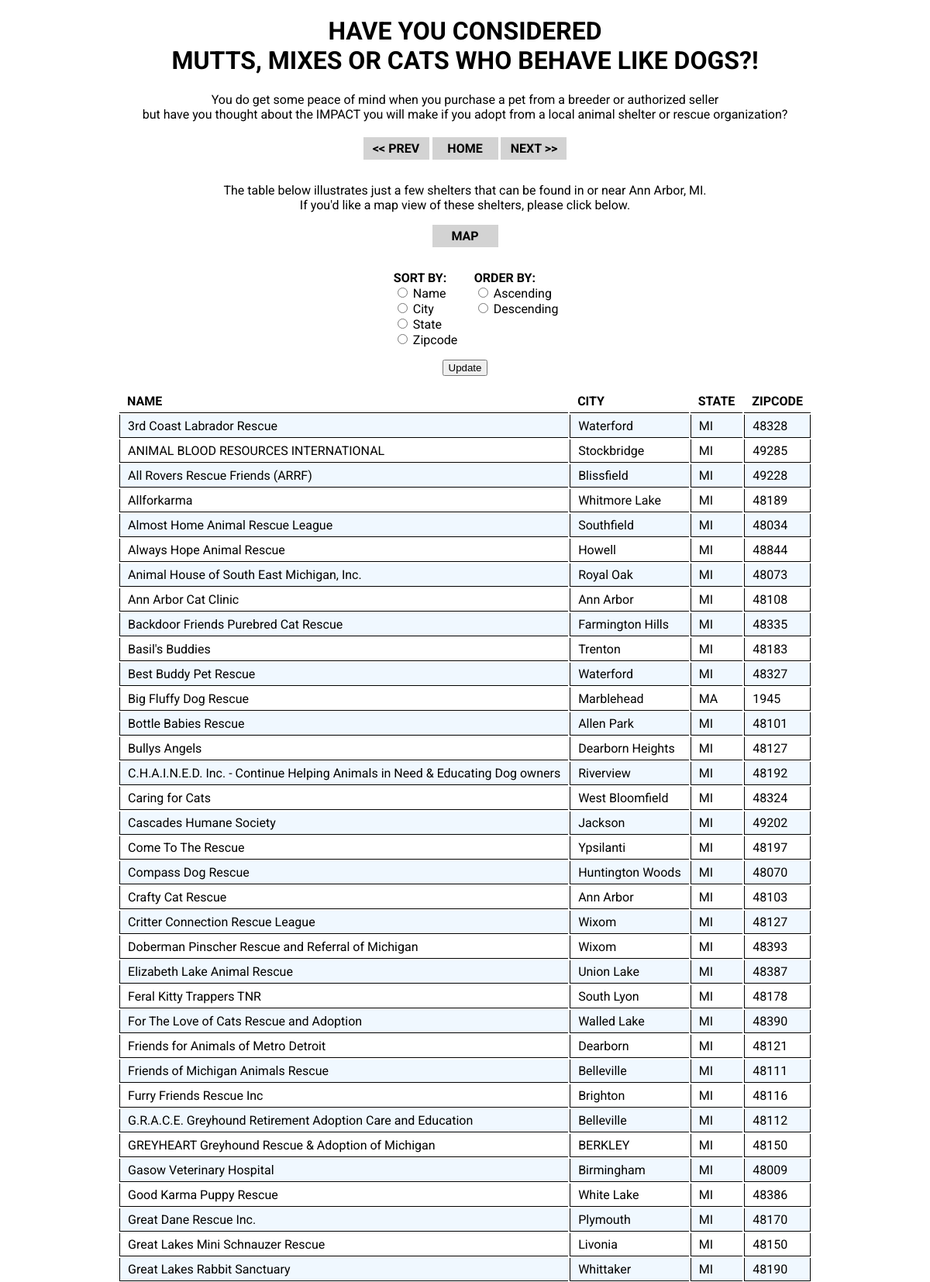
The app's page /rescue (upper part) with its own data.
### tables this page shows
CREATE TABLE 'shelter' (
		'shelter_id' INTEGER PRIMARY KEY AUTOINCREMENT,
		'name' TEXT,
		'id' TEXT,
		'city' INTEGER,
		'state' INTEGER,
		'zipcode' INTEGER,
		'latitude' TEXT,
		'longitude' TEXT
		);

CREATE TABLE 'city' (
		'city_id' INTEGER PRIMARY KEY AUTOINCREMENT,
		'name' TEXT
		);

CREATE TABLE 'state' (
		'state_id' INTEGER PRIMARY KEY AUTOINCREMENT,
		'name' TEXT
		);

### app.py (the view)
@app.route('/rescue', methods = ['GET', 'POST'])
def rescue():
	if request.method == "POST":
		sortby = request.form["sortby"]
		sortorder = request.form["sortorder"]
		shelter_list = model.get_shelters(sortby, sortorder)
	else:
		shelter_list = model.get_shelters()
	return render_template("rescue.html", shelter_list = shelter_list)

### model.py (called while the page is built)
def get_shelters(sortby = "name", sortorder = "asc"):
	DBNAME = "adoptable_dogs.db"
	try:
		conn = sqlite3.connect(DBNAME)
	except Error as e:
		print(e)
	cur = conn.cursor()
	stmt = """
		SELECT S.name, C.name, St.name, S.zipcode, S.latitude, S.longitude
		FROM shelter AS S
		JOIN city AS C
			ON S.city = C.city_id
		JOIN state AS St
			ON S.state = ST.state_id
	"""
	cur.execute(stmt)
	shelter_list = []
	for each in cur:
		shelter_list.append(each)
	if sortby == "name":
		sortcol = 0
	elif sortby == "city":
		sortcol = 1
	elif sortby == "state":
		sortcol = 2
	elif sortby == "zipcode":
		sortcol = 4
	else:
		sortcol = 0
	rev = (sortorder == 'desc')
	sorted_list = sorted(shelter_list, key = lambda row: row[sortcol], reverse = rev)
	conn.commit()
	conn.close()
	return sorted_list

### templates/rescue.html (shortened to what this page needs)
<!DOCTYPE html>
<html>
	<head>
		<link rel="stylesheet" href="/static/style.css">
	</head>
	<body>
		<div class = "header">
			<h1>HAVE YOU CONSIDERED<br/>MUTTS, MIXES OR CATS WHO BEHAVE LIKE DOGS?!</h1>
			<p>You do get some peace of mind when you purchase a pet from a breeder or authorized seller<br/>but have you thought about the IMPACT you will make if you adopt from a local animal shelter or rescue organization?</p>
		</div>
		<div class = "button">
			<p><a href = "/"><strong> << PREV</strong></a></p>
			<p><a href = "/"><strong>HOME</strong></a></p>
			<p><a href = "/breedschart"><strong>NEXT >> </strong></a></p>
		</div>
		<p class = "centertext">The table below illustrates just a few shelters that can be found in or near Ann Arbor, MI.<br/>
		If you'd like a map view of these shelters, please click below.</p>
		<div class = "button">
			<p><a href = "/rescuemap" target = "_blank"><strong>MAP</strong></a></p>
		</div>
		<form action = "/rescue" method = "POST" class = "sortform">
			<div class = "sort">
				<strong>SORT BY:</strong><br/>
				<input type="radio" name="sortby" value="name"/> Name <br/>
				<input type="radio" name="sortby" value="city"/> City <br/>
				<input type="radio" name="sortby" value="state"/> State <br/>
				<input type="radio" name="sortby" value="zipcode"/> Zipcode <br/>
			</div>
			<div class = "order">
				<strong>ORDER BY:</strong><br/>
				<input type="radio" name="sortorder" value="asc"/> Ascending <br/>
				<input type="radio" name="sortorder" value="desc"/> Descending <br/>
			</div>
			<div>
				<p class = "centertext"><input type="submit" name="update" value="Update"/></p>
			</div>
		</form>
		<div>
			<table class = "shelters">
				<tr>
					<th>NAME</th>
					<th>CITY</th>
					<th>STATE</th>
					<th>ZIPCODE</th>
				</tr>
				{% for each in shelter_list %}
				<tr>
					<td>{{each[0]}}</td>
					<td>{{each[1]}}</td>
					<td>{{each[2]}}</td>
					<td class = "lastcell">{{each[3]}}</td>
				</tr>
				{% endfor %}
			</table>
		</div>
	</body>
</html>

### static/style.css (style rules this page uses)
body { width: 1024px; margin: auto; font-family:'Roboto', 'Tahoma', sans-serif; }
.header { margin: 0px 0px 20px 0px; text-align: center; }
.centertext { text-align: center; }
.button { margin: 0px 0px 30px 0px; text-align: center; }
.button p { width: 75px; background-color: lightgray; margin: 0px auto; padding: 5px; display: inline-block; text-align: center; }
.button a { color: black; }
tr { background-color: white; }
tr:nth-child(even) { background-color: aliceblue; }
th { border-bottom: 1px solid black; padding: 5px 10px; }
td { border-left: 1px solid black; border-bottom: 1px solid black; padding: 5px 10px; }
.lastcell { border-right: 1px solid black; }
a { text-decoration: none; color: steelblue; }
.sortform { width: 25%; margin: auto; }
.sort { width: 100px; display: inline-block; vertical-align: top; margin: 0px 0px 0px 14%; }
.order { width: 45%; display: inline-block; }
.shelters { text-align: left; margin: auto; }

### records on screen
shelter: name "3rd Coast Labrador Rescue", name "Waterford", name "MI", zipcode "48328"
shelter: name "ANIMAL BLOOD RESOURCES INTERNATIONAL", name "Stockbridge", name "MI", zipcode "49285"
shelter: name "All Rovers Rescue Friends (ARRF)", name "Blissfield", name "MI", zipcode "49228"
shelter: name "Allforkarma", name "Whitmore Lake", name "MI", zipcode "48189"
shelter: name "Almost Home Animal Rescue League", name "Southfield", name "MI", zipcode "48034"
shelter: name "Always Hope Animal Rescue", name "Howell", name "MI", zipcode "48844"
shelter: name "Animal House of South East Michigan, Inc.", name "Royal Oak", name "MI", zipcode "48073"
shelter: name "Ann Arbor Cat Clinic", name "Ann Arbor", name "MI", zipcode "48108"
shelter: name "Backdoor Friends Purebred Cat Rescue", name "Farmington Hills", name "MI", zipcode "48335"
shelter: name "Basil's Buddies", name "Trenton", name "MI", zipcode "48183"
shelter: name "Best Buddy Pet Rescue", name "Waterford", name "MI", zipcode "48327"
shelter: name "Big Fluffy Dog Rescue", name "Marblehead", name "MA", zipcode "1945"
shelter: name "Bottle Babies Rescue", name "Allen Park", name "MI", zipcode "48101"
shelter: name "Bullys Angels", name "Dearborn Heights", name "MI", zipcode "48127"
shelter: name "C.H.A.I.N.E.D. Inc. - Continue Helping Animals in Need & Educating Dog owners", name "Riverview", name "MI", zipcode "48192"
shelter: name "Caring for Cats", name "West Bloomfield", name "MI", zipcode "48324"
shelter: name "Cascades Humane Society", name "Jackson", name "MI", zipcode "49202"
shelter: name "Come To The Rescue", name "Ypsilanti", name "MI", zipcode "48197"
shelter: name "Compass Dog Rescue", name "Huntington Woods", name "MI", zipcode "48070"
shelter: name "Crafty Cat Rescue", name "Ann Arbor", name "MI", zipcode "48103"
shelter: name "Critter Connection Rescue League", name "Wixom", name "MI", zipcode "48127"
shelter: name "Doberman Pinscher Rescue and Referral of Michigan", name "Wixom", name "MI", zipcode "48393"
shelter: name "Elizabeth Lake Animal Rescue", name "Union Lake", name "MI", zipcode "48387"
shelter: name "Feral Kitty Trappers TNR", name "South Lyon", name "MI", zipcode "48178"
shelter: name "For The Love of Cats Rescue and Adoption", name "Walled Lake", name "MI", zipcode "48390"
shelter: name "Friends for Animals of Metro Detroit", name "Dearborn", name "MI", zipcode "48121"
shelter: name "Friends of Michigan Animals Rescue", name "Belleville", name "MI", zipcode "48111"
shelter: name "Furry Friends Rescue Inc", name "Brighton", name "MI", zipcode "48116"
shelter: name "G.R.A.C.E. Greyhound Retirement Adoption Care and Education", name "Belleville", name "MI", zipcode "48112"
shelter: name "GREYHEART Greyhound Rescue & Adoption of Michigan", name "BERKLEY", name "MI", zipcode "48150"
shelter: name "Gasow Veterinary Hospital", name "Birmingham", name "MI", zipcode "48009"
shelter: name "Good Karma Puppy Rescue", name "White Lake", name "MI", zipcode "48386"
shelter: name "Great Dane Rescue Inc.", name "Plymouth", name "MI", zipcode "48170"
shelter: name "Great Lakes Mini Schnauzer Rescue", name "Livonia", name "MI", zipcode "48150"
shelter: name "Great Lakes Rabbit Sanctuary", name "Whittaker", name "MI", zipcode "48190"
